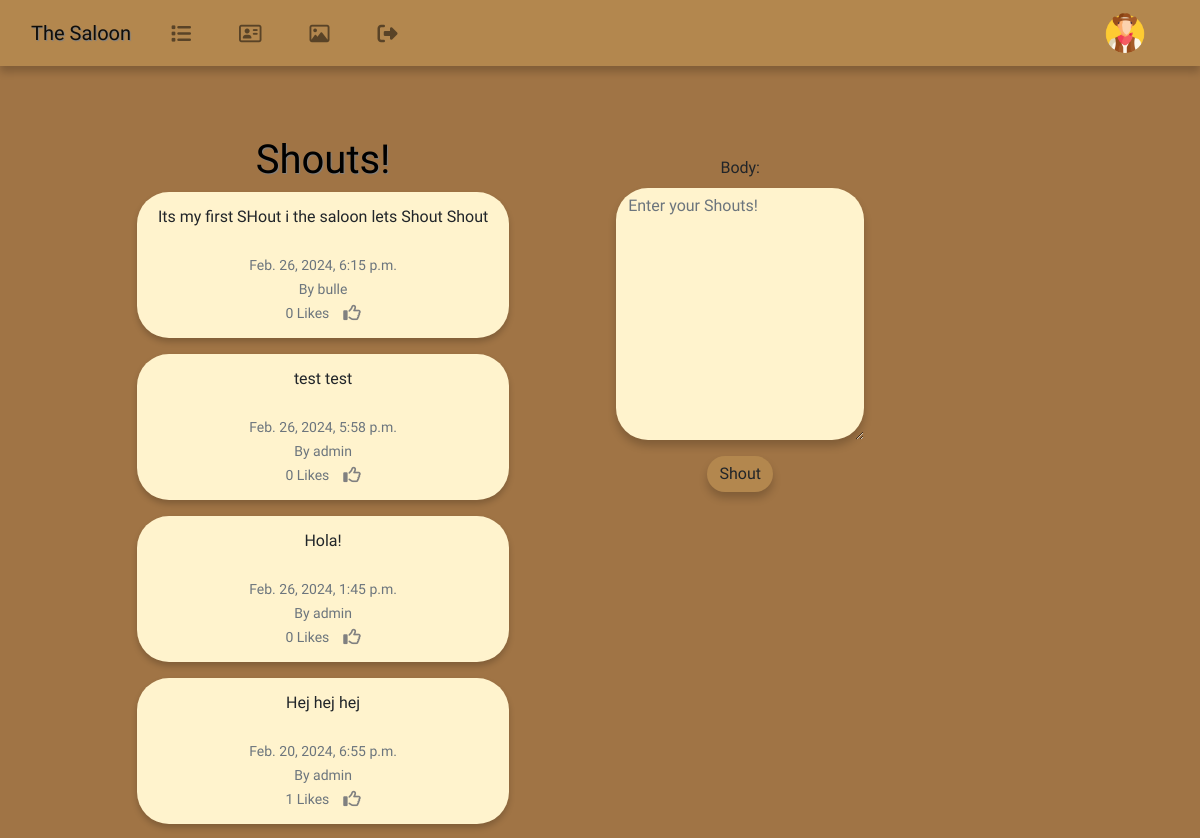
Page / (signed in, upper part) on the earlier database version.
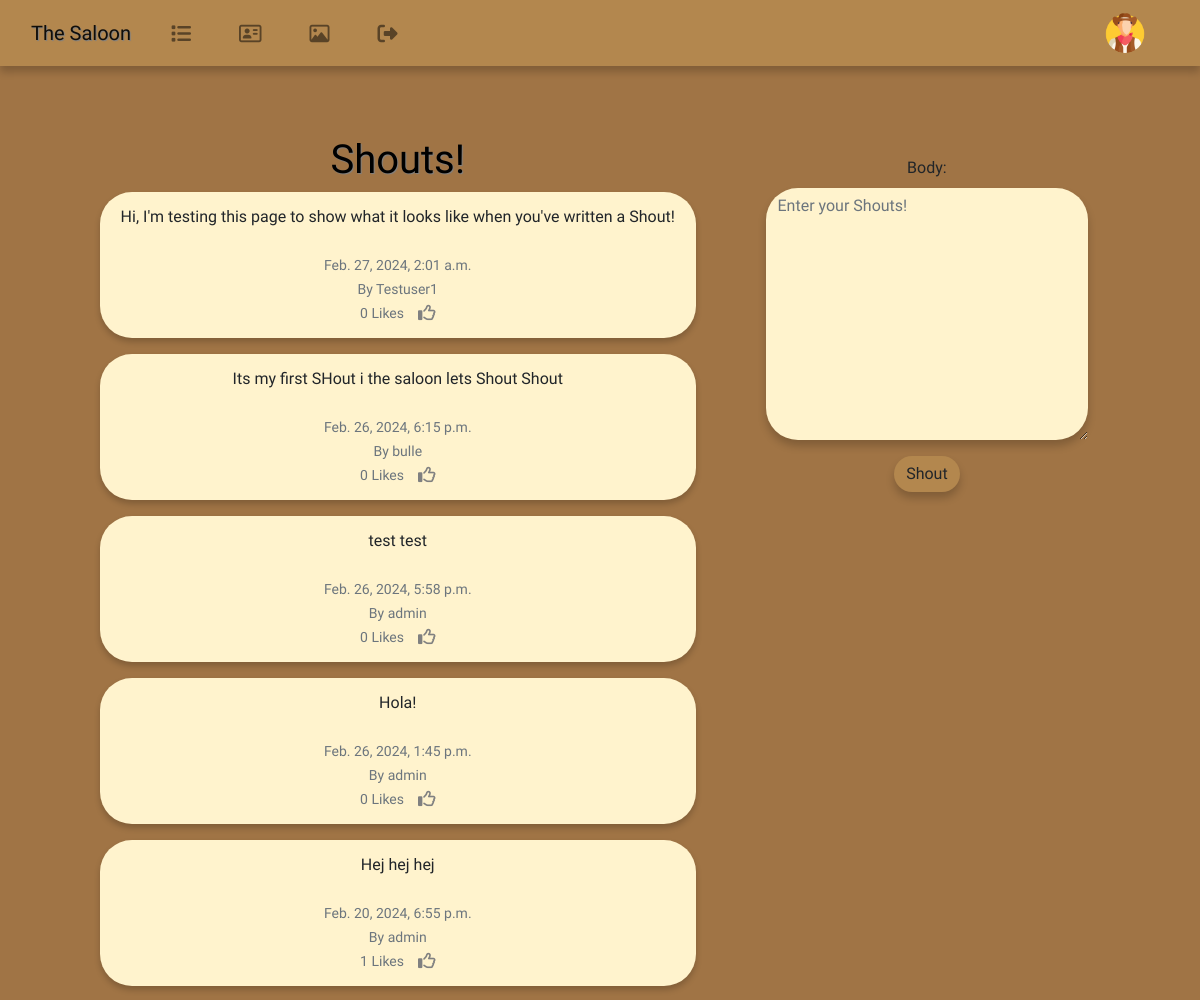
Same page on the later database version.
### the_saloon/models.py (models this page shows, shortened)
class Shout(models.Model):
    user = models.ForeignKey(
        User, related_name="shouts",
        on_delete=models.DO_NOTHING
    )
    body = models.CharField(max_length=200)
    created_at = models.DateTimeField(auto_now_add=True)
    likes = models.ManyToManyField(User, related_name="shout_like", blank=True)
    def number_of_likes(self):
        return self.likes.count()

### the_saloon/views.py (the view, shortened to what this page needs)
# urls.py: path('', views.home, name="home"),
def home(request):
    if request.user.is_authenticated:
        form = ShoutForm(request.POST or None)
        shouts = Shout.objects.all().order_by("-created_at")
        return render(request, 'home.html', {"shouts": shouts, "form": form})
    else:
        shouts = Shout.objects.all().order_by("-created_at")
        return render(request, 'home.html', {"shouts": shouts})

### the_saloon/forms.py
class ShoutForm(forms.ModelForm):
    class Meta:
        model = Shout
        fields = ['body']
        widgets = {
            'body': forms.Textarea(attrs={'placeholder': 'Enter your Shouts!',
                                          'class': 'form-control'})
        }

### the_saloon/templates/home.html (shortened to what this page needs)
{% extends 'base.html' %}
{% block content %}
<div class="container">
    <div class="container text-center">
    <div class="row">
        <div class="col-md-8">
            <h1 class="home">Shouts!</h1>
            {% for shout in shouts %}
            <div class="alert" role="alert">
                {{ shout.body }}<br/><br/>
                <small class="text-muted">
                    {{ shout.created_at }}
                    <br/>
                    By {{ shout.user.username }}
                    <br/>
                    {{ shout.number_of_likes }} Likes
                    &nbsp;&nbsp;
                    {% if user in shout.likes.all %}
                    <a href="{% url 'shout_like' shout.id %}">
                    <i class="fa-lg fa-regular fa-thumbs-down" style="color:grey"></i></a>
                    {% else %}
                    <a href="{% url 'shout_like' shout.id %}">
                    </a>
                    {% endif %}
                </small>
            </div>
            {% endfor %}
        </div>
        <div class="home col-md-4">
            {% if form %}
            <form method=POST style="font-family: Rye, serif;">
                {{ form.as_p }}
                <button type="submit" class="btn btn-warning">Shout</button>
            </form>
            {% endif %}
        </div>
    </div>
    </div>
</div>
{% endblock %}

Differences in the rows shown:
added Shout: body "Hi, I'm testing this page to show what it looks like when you've written a Shout!", created_at "Feb. 27, 2024, 2:01 a.m.", user.username "Testuser1", number_of_likes "0"
